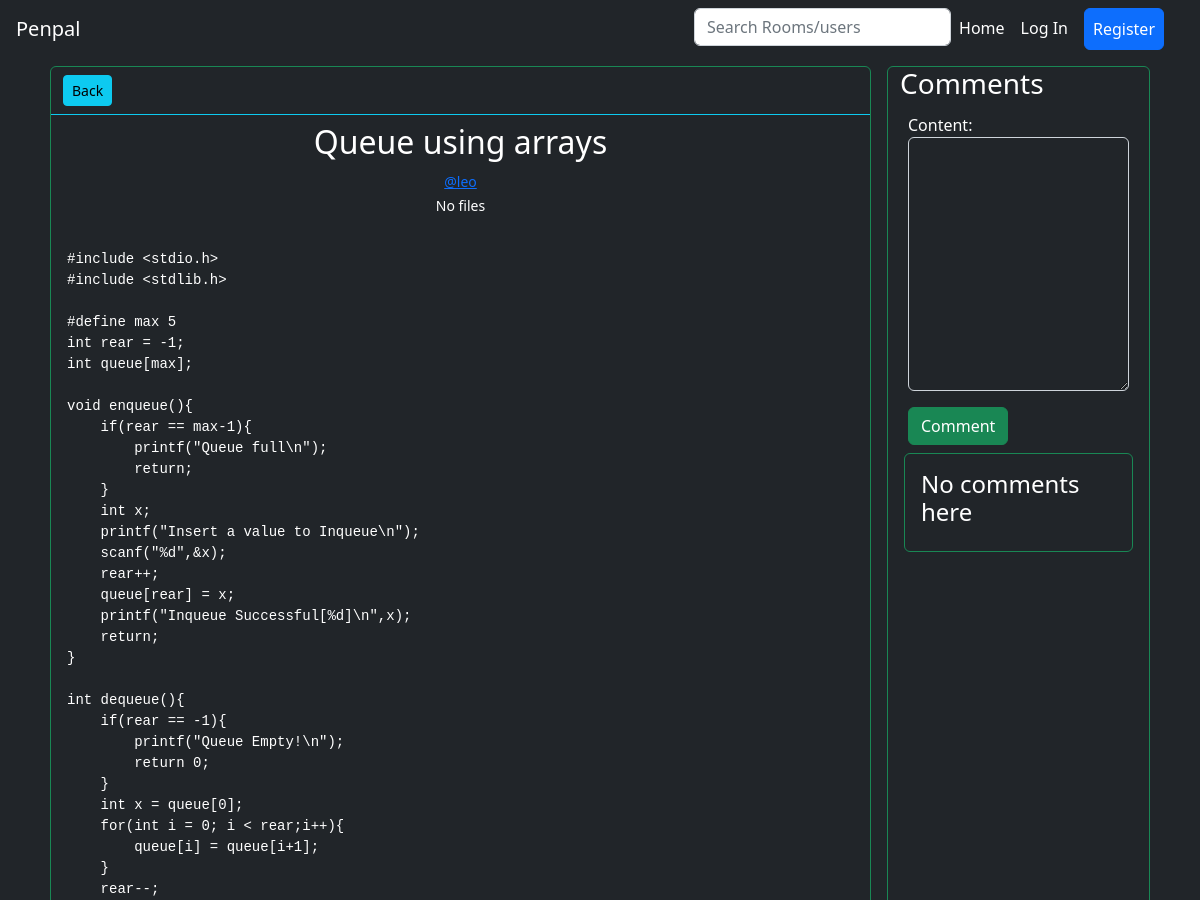
The page /post/2 (upper part) on the database as committed earlier.
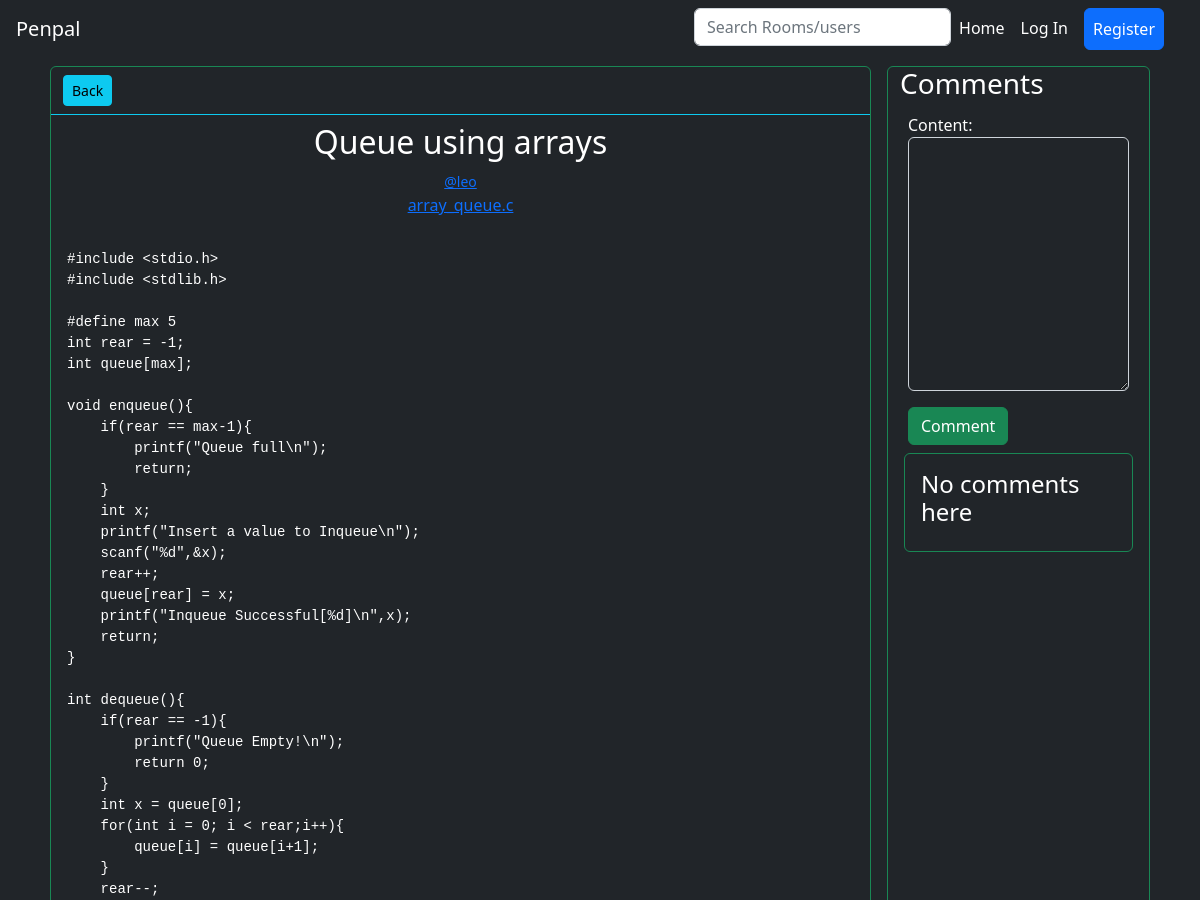
The same page on the database as committed later.
### base/models.py (models this page shows)
class PostFile(models.Model):
    file = models.FileField(upload_to='media/post_files/',null=True,blank=True,)
    post = models.ForeignKey(Post, on_delete=models.CASCADE, related_name='post_files')
    class Meta:
        unique_together = ('file', 'post')
    def __str__(self):
        return self.file.name

### base/views.py (the view)
# urls.py: path('post/<int:postid>',view_post,name='view_post'),
def view_post(request,postid):
    post = get_object_or_404(Post, pk=postid)
    comments = post.post_comments.all()
    comment_form = CommentCreationForm()
    return render(request, 'base/view_post.html', {'post': post , 'comments': comments,'comment_form': comment_form})

### base/forms.py
class CommentCreationForm(forms.ModelForm):
    class Meta:
        model = Comment
        fields = ('content',)
        widgets = {
            'content': forms.Textarea(attrs={'class':'form-control bg-dark text-white'}),
        }

### accounts/models.py (called while the page is built)
    def __str__(self):
        return f"<a href='/accounts/{self.id}'>@{self.username}</a>"

### base/templates/base/view_post.html (shortened to what this page needs)
{% extends "layout.html" %}
{% block body %}
<div class="container" style="display: grid; grid-template-columns: 3fr 1fr;">
    <div class="border rounded border-success m-2">
        <div class="container mt-2 mb-2 border-bottom border-info pb-2">
            <a href="{% url 'view_room' post.room.id %}" class="btn btn-info btn-sm">Back</a>
        </div>
        <div class="border-bottom border-info">
            <div class="text-center">
                <h2>{{post.title}}</h2>
                <small>{{post.creator| safe}}</small>
                <div>
                    {% for file in post.post_files.all %}
                    <a href="{% url 'get_post_file' file.id %}">{{ file }}</a>
                    {% empty %}
                    <small>No files</small>
                    {% endfor %}
                </div>
            </div>
            <div class="p-3">
                <p class="text-center">{{post.content_rendered | safe}}</p>
            </div>
        </div>
    </div>
    <div class="border rounded border-success m-2">
        <div class="container">
            <h3>Comments</h3>
            {% include "base/create_comment.html" %}
        </div>
        <div class="container">
            <div class="border rounded border-success list-group p-3 m-1">
                {% include 'base/comments.html' %}
            </div>
        </div>
    </div>
</div>
{% endblock %}

Rows that differ between the two databases and show on the page:
added PostFile: file "array_queue.c"
Other text that changed with them:
text no longer shown: "No files"
